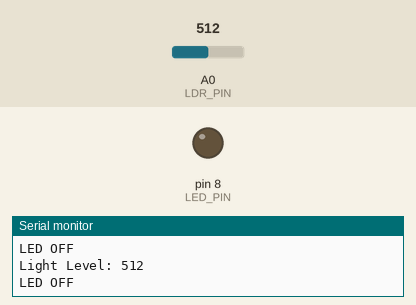
This sketch was run on a simulated Arduino Uno, built with avr-gcc and run on an emulated ATmega328P. On the bench: output pins drawn as LEDs (lit = HIGH), the last lines printed to the serial monitor. The inputs (shaded band) are chosen by the test bench; at power-on: A0 (LDR_PIN) = 512.

Above: at 1.3 s.
1.4 s: A0 (LDR_PIN) set to 592
2.9 s: A0 (LDR_PIN) set to 608
At 3.9 s:
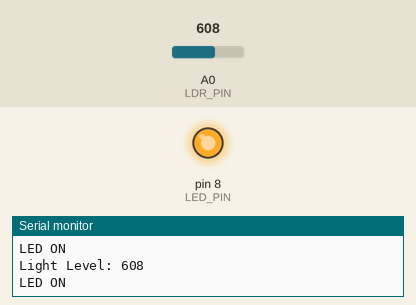
4.5 s: A0 (LDR_PIN) set to 590
At 5.1 s:
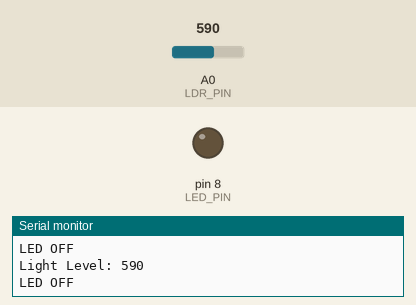
6.0 s: A0 (LDR_PIN) set to 610
At 6.3 s:
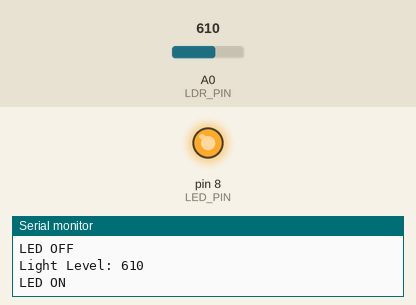
Timing chart, 0 to 8.5 s (numbered marks = the images above; inputs shaded):
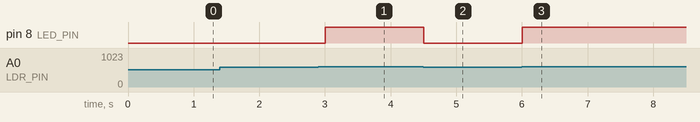

Measured:
- the behaviour switches between 600 and 601 on A0 (LDR_PIN) (found by bisection; images 0 and 1)
- after the input at 2.9 s, pin 8 (LED_PIN): LOW → HIGH after 0.10 s
- after the input at 4.5 s, pin 8 (LED_PIN): HIGH → LOW at once
- after the input at 6.0 s, pin 8 (LED_PIN): LOW → HIGH at once

The sketch:

Sketch.ino
```cpp
const int LDR_PIN = A0;
const int LED_PIN = 8;

int lightLevel = 0;

void setup() {
  pinMode(LED_PIN, OUTPUT);
  Serial.begin(9600);
}

void loop() {
  lightLevel = analogRead(LDR_PIN);

  Serial.print("Light Level: ");
  Serial.println(lightLevel);

  if (lightLevel > 600) {
    digitalWrite(LED_PIN, HIGH);
    Serial.println("LED ON");
  } else {
    digitalWrite(LED_PIN, LOW);
    Serial.println("LED OFF");
  }

  delay(500);
}
```
